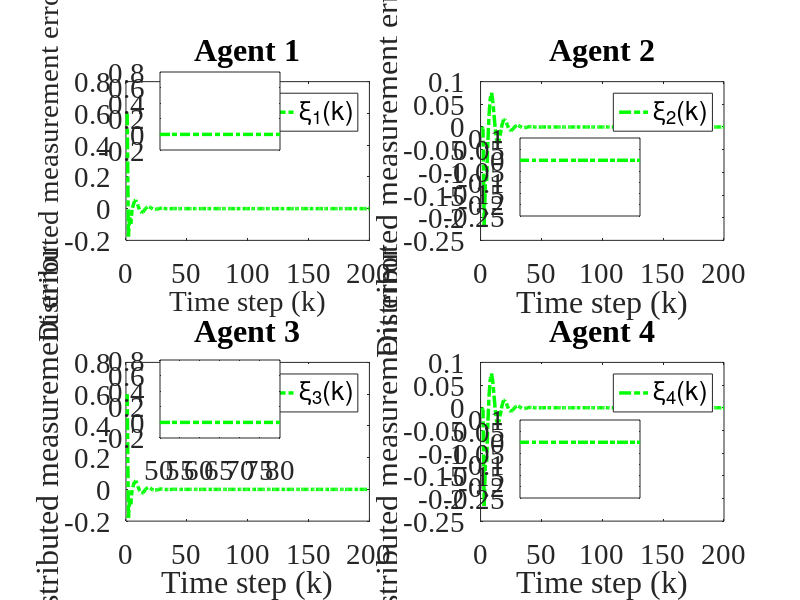

The MATLAB script that drew this image:
clc; clear;

% Parameters
rho = 7.5;            % Increase gain for better control response
eta = 1;              % Increase to make the adaptive update faster
lamda = 350;          % Model-free parameter
mu = 0.005;           % Adaptive parameter
epsilon = 1e-5;       % Small threshold for stability
alpha = 15;           % Smoothing factor for error dynamics
T = 0.1;              % Sampling time (kept for calculations but not used in time vector)
gamma1 = 0.45;        % Adjust control gains for faster tracking
gamma2 = 0.15;        % Adjust control gains
gamma3 = 0.45;        % Adjust control gains
gamma4 = 0.15;        % Adjust control gains
beta = 10;            % Sliding mode coefficient
sigma = 95;           % Sliding mode parameter
tau = 1e-5;           % Small damping term

rT = 1024;            % Sample rate
L = 200;              % Time steps
m = 200;              % Data size
n = 600;              % Data size

% Initialization
phi1 = zeros(m+1,1); 
phi2 = zeros(m+1,1); 
phi3 = zeros(m+1,1); 
phi4 = zeros(m+1,1);
mfa1 = zeros(m+1,1); 
mfa2 = zeros(m+1,1); 
mfa3 = zeros(m+1,1); 
mfa4 = zeros(m+1,1);
sm1 = zeros(m,1);  
sm2 = zeros(m,1);  
sm3 = zeros(m,1);  
sm4 = zeros(m,1);
y1 = zeros(m+1,1); 
y2 = zeros(m+1,1); 
y3 = zeros(m+1,1); 
y4 = zeros(m+1,1);
u1 = zeros(m,1);   
u2 = zeros(m,1);   
u3 = zeros(m,1);   
u4 = zeros(m,1);
xi1 = zeros(m,1);  
xi2 = zeros(m,1);  
xi3 = zeros(m,1);  
xi4 = zeros(m,1);
s1 = zeros(m,1);   
s2 = zeros(m,1);   
s3 = zeros(m,1);   
s4 = zeros(m,1);
yd = zeros(m+1,1);

% Desired signal (Reference trajectory)
for k = 1:1:m+1
    yd(k) = 0.6; % Time-invariant constant reference signal
    % yd(k) = 0.6 * sin(0.05 * pi * k) + 0.6 * cos(0.03 * pi * k);
end

for k = 1:m
    % Adaptive Gain update
    if k == 1
        phi1(k) = 4.0; 
        phi2(k) = 4.0; 
        phi3(k) = 4.0; 
        phi4(k) = 4.0;
    elseif k == 2
        phi1(k) = phi1(k-1) + (eta * u1(k-1) / (mu + u1(k-1)^2)) * (y1(k) - phi1(k-1)*u1(k-1));
        phi2(k) = phi2(k-1) + (eta * u2(k-1) / (mu + u2(k-1)^2)) * (y2(k) - phi2(k-1)*u2(k-1));
        phi3(k) = phi3(k-1) + (eta * u3(k-1) / (mu + u3(k-1)^2)) * (y3(k) - phi3(k-1)*u3(k-1));
        phi4(k) = phi4(k-1) + (eta * u4(k-1) / (mu + u4(k-1)^2)) * (y4(k) - phi4(k-1)*u4(k-1));
    else
        phi1(k) = phi1(k-1) + (eta * (u1(k-1) - u1(k-2)) / (mu + (u1(k-1) - u1(k-2))^2)) * (y1(k) - y1(k-1) - phi1(k-1) * (u1(k-1) - u1(k-2)));
        phi2(k) = phi2(k-1) + (eta * (u2(k-1) - u2(k-2)) / (mu + (u2(k-1) - u2(k-2))^2)) * (y2(k) - y2(k-1) - phi2(k-1) * (u2(k-1) - u2(k-2)));
        phi3(k) = phi3(k-1) + (eta * (u3(k-1) - u3(k-2)) / (mu + (u3(k-1) - u3(k-2))^2)) * (y3(k) - y3(k-1) - phi3(k-1) * (u3(k-1) - u3(k-2)));
        phi4(k) = phi4(k-1) + (eta * (u4(k-1) - u4(k-2)) / (mu + (u4(k-1) - u4(k-2))^2)) * (y4(k) - y4(k-1) - phi4(k-1) * (u4(k-1) - u4(k-2)));
    end

    % Stability protection
    if k > 2 && (abs(phi1(k)) <= epsilon || abs(u1(k-1) - u1(k-2)) <= epsilon || sign(phi1(k)) ~= sign(phi1(1)))
        phi1(k) = phi1(1);
    end
    if k > 2 && (abs(phi2(k)) <= epsilon || abs(u2(k-1) - u2(k-2)) <= epsilon || sign(phi2(k)) ~= sign(phi2(1)))
        phi2(k) = phi2(1);
    end
    if k > 2 && (abs(phi3(k)) <= epsilon || abs(u3(k-1) - u3(k-2)) <= epsilon || sign(phi3(k)) ~= sign(phi3(1)))
        phi3(k) = phi3(1);
    end
    if k > 2 && (abs(phi4(k)) <= epsilon || abs(u4(k-1) - u4(k-2)) <= epsilon || sign(phi4(k)) ~= sign(phi4(1)))
        phi4(k) = phi4(1);
    end

    % Error dynamics
    xi1(k) = yd(k) - 2*y1(k) + y4(k);
    xi2(k) = y1(k) - 2*y2(k) + y3(k);
    xi3(k) = y2(k) + yd(k) - 2*y3(k);
    xi4(k) = y1(k) + y3(k) - 2*y4(k);

    % Fix: Handle k=1 case for sliding surfaces
    if k == 1
        s1(k) = 0;
        s2(k) = 0;
        s3(k) = 0;
        s4(k) = 0;
    else
        s1(k) = alpha * xi1(k) - xi1(k-1);
        s2(k) = alpha * xi2(k) - xi2(k-1);
        s3(k) = alpha * xi3(k) - xi3(k-1);
        s4(k) = alpha * xi4(k) - xi4(k-1);
    end

    % MFAC updates
    if k == 1
        mfa1(k) = 0;
        mfa2(k) = 0;
        mfa3(k) = 0;
        mfa4(k) = 0;
    else
        mfa1(k) = mfa1(k-1) + (rho * phi1(k)) / (lamda + abs(phi1(k)^2)) * xi1(k);
        mfa2(k) = mfa2(k-1) + (rho * phi2(k)) / (lamda + abs(phi2(k)^2)) * xi2(k);
        mfa3(k) = mfa3(k-1) + (rho * phi3(k)) / (lamda + abs(phi3(k)^2)) * xi3(k);
        mfa4(k) = mfa4(k-1) + (rho * phi4(k)) / (lamda + abs(phi4(k)^2)) * xi4(k);
    end

    % SMC updates
    if k == 1 
        sm1(k) = 0;
        sm2(k) = 0;
        sm3(k) = 0;
        sm4(k) = 0;
    else
        sm1(k) = sm1(k-1) + (beta * phi1(k)) / (sigma + (phi1(k))^2) * ...
            ( (xi1(k) + (y4(k) - y4(k-1)) + (yd(k+1) - yd(k))) / (1 + 1) ...
            - (xi1(k)) / (alpha * (2)) + tau * sign(s1(k)) );

        sm2(k) = sm2(k-1) + (beta * phi2(k)) / (sigma + (phi2(k)^2)) * ...
            ( (xi2(k) + (y1(k) - y1(k-1)) + (y3(k) - y3(k-1))) / (1 + 1) ...
            - (xi2(k)) / (alpha * 2) + tau * sign(s2(k)) );

        sm3(k) = sm3(k-1) + (beta * phi3(k)) / (sigma + (phi3(k)^2)) * ...
            ( (xi3(k) + (y2(k) - y2(k-1)) + (yd(k+1) - yd(k))) / (1 + 1) ...
            - (xi3(k)) / (alpha * (2)) + tau * sign(s3(k)) );

        sm4(k) = sm4(k-1) + (beta * phi4(k)) / (sigma + (phi4(k)^2)) * ...
            ( (xi4(k) + (y1(k) - y1(k-1)) + (y3(k) - y3(k-1))) / (1 + 1) ...
            - (xi4(k)) / (alpha * (2)) + tau * sign(s4(k)) );
    end

    % Control signal
    if k == 1
        u1(k) = 0.01;
        u2(k) = 0.01;
        u3(k) = 0.01;
        u4(k) = 0.01;
    else
        u1(k) = mfa1(k) + gamma1 * sm1(k);
        u2(k) = mfa2(k) + gamma2 * sm2(k);
        u3(k) = mfa3(k) + gamma3 * sm3(k);
        u4(k) = mfa4(k) + gamma4 * sm4(k);
    end
    if k == 1
        y1(k) = 0.6;
        y2(k) = 0.6;
        y3(k) = 0.6;
        y4(k) = 0.6;
    end

    % Plant model update with nonlinear term and feedforward
    a = 0.5;
    b1 = 1.2 * n / (rT * 0.2);
    b2 = 1.2 * n / (rT * 0.2);
    b3 = 1.2 * n / (rT * 0.2);
    b4 = 1.2 * n / (rT * 0.2);
    
    nonlinearity1 = 0.03; % Coefficient for cubic nonlinearity
    nonlinearity2 = 0.01; % Coefficient for cubic nonlinearity
    nonlinearity3 = 0.02; % Coefficient for cubic nonlinearity
    nonlinearity4 = 0.01; % Coefficient for cubic nonlinearity
    ff_gain = 0.45; % Feedforward gain
    
    % Add cubic nonlinearity and feedforward term
    y1(k+1) = a * y1(k) + b1 * u1(k) - nonlinearity1 * y1(k)^3 + ff_gain;
    y2(k+1) = a * y2(k) + b2 * u2(k) - nonlinearity2 * y2(k)^2 + ff_gain;
    y3(k+1) = a * y3(k) + b3 * u3(k) - nonlinearity3 * y3(k)^3 + ff_gain;
    y4(k+1) = a * y4(k) + b4 * u4(k) - nonlinearity4 * y4(k)^2 + ff_gain;
end

% Calculate Mean Squared Error for each xi_i(k)
mse_xi1 = mean(xi1.^2);
mse_xi2 = mean(xi2.^2);
mse_xi3 = mean(xi3.^2);
mse_xi4 = mean(xi4.^2);

% Print MSE values
fprintf('Mean Squared Error for xi_1(k): %.10e\n', mse_xi1);
fprintf('Mean Squared Error for xi_2(k): %.10e\n', mse_xi2);
fprintf('Mean Squared Error for xi_3(k): %.10e\n', mse_xi3);
fprintf('Mean Squared Error for xi_4(k): %.10e\n', mse_xi4);

% Plotting
% Time vector for plotting
t = 1:1:m+1;  % Gives 201 points, as expected
font_size =21;
font_family = 'Times New Roman';
xtick_value_start = 180;
xtick_value_end = 190;

% Verify time vector and array lengths
disp(['Length of t: ', num2str(length(t))]); % Should display 201
disp(['Length of y1: ', num2str(length(y1))]); % Should be 201
disp(['Length of yd: ', num2str(length(yd))]); % Should be 201
disp(['Length of xi1: ', num2str(length(xi1))]); % Should be 200

% Plot 4 subplots
% figure('Position', [100, 100, 15*100, 7.5*100]); % [left, bottom, width, height] in pixels
% subplot(2,2,1);
% plot(t, yd, '--b', 'LineWidth', 2.5); hold on;
% plot(t, y1, '-.g', 'LineWidth', 2.5);
% title('Agent 1'); grid off;
% legend('y_d(k)','y_1(k)','Orientation', 'horizontal');
% set(gca, 'FontSize', font_size);
% xlim([0 m]); % X-axis starts from 0
% ylim([0.5 0.8]); % Y-axis limits for Agent 1

% zoom_x_start = 40; % Start of zoomed x-range
% zoom_x_end = 70.5; % End of zoomed x-range
% axes('Position', [0.20,0.75,0.15,0.13]);
% box on; hold on;
% plot(t, yd, '--b', 'LineWidth', 2.5);
% plot(t, y1, '-.g', 'LineWidth', 2.5);
% xlim([zoom_x_start zoom_x_end]);
% yticks([0.599,0.6,0.601]);
% set(gca, 'FontSize', font_size);

% subplot(2,2,2);
% plot(t, yd, '--b', 'LineWidth', 2.5); hold on;
% plot(t, y2, '-.g', 'LineWidth', 2.5);
% title('Agent 2'); grid off;
% legend('y_d(k)','y_2(k)','Orientation', 'horizontal');
% set(gca, 'FontSize', font_size);
% xlim([0 m]); % X-axis starts from 0
% ylim([0.5 0.8]); % Y-axis limits for Agent 2

% axes('Position', [0.65,0.75,0.15,0.13]);
% box on; hold on;
% plot(t, yd, '--b', 'LineWidth', 2.5);
% plot(t, y2, '-.g', 'LineWidth', 2.5);
% xlim([zoom_x_start zoom_x_end]);
% yticks([0.599,0.6,0.601]);
% set(gca, 'FontSize', font_size);

% subplot(2,2,3);
% plot(t, yd, '--b', 'LineWidth', 2.5); hold on;
% plot(t, y3, '-.g', 'LineWidth', 2.5);
% title('Agent 3'); grid off;
% legend('y_d(k)','y_3(k)','Orientation', 'horizontal');
% set(gca, 'FontSize', font_size);
% xlim([0 m]); % X-axis starts from 0
% ylim([0.5 0.8]); % Y-axis limits for Agent 1

% axes('Position', [0.20,0.275,0.15,0.13]);
% box on; hold on;
% plot(t, yd, '--b', 'LineWidth', 2.5);
% plot(t, y3, '-.g', 'LineWidth', 2.5);
% xlim([zoom_x_start zoom_x_end]);
% yticks([0.599,0.6,0.601]);
% set(gca, 'FontSize', font_size);

% subplot(2,2,4);
% plot(t, yd, '--b', 'LineWidth', 2.5); hold on;
% plot(t, y4, '-.g', 'LineWidth', 2.5);
% title('Agent 4'); grid off;
% legend('y_d(k)','y_4(k)','Orientation', 'horizontal');
% set(gca, 'FontSize', font_size);
% xlim([0 m]); % X-axis starts from 0
% ylim([0.5 0.8]); % Y-axis limits for Agent 2

% axes('Position', [0.65,0.275,0.15,0.13]);
% box on; hold on;
% plot(t, yd, '--b', 'LineWidth', 2.5);
% plot(t, y4, '-.g', 'LineWidth', 2.5);
% xlim([zoom_x_start zoom_x_end]);
% yticks([0.599,0.6,0.601]);
% set(gca, 'FontSize', font_size);

% Plot 4 subplots for xi
figure('Position', [100, 100, 1450, 800]);
% figure('Position', [100, 100, 15*100, 7.5*100]); % [left, bottom, width, height] in pixels
subplot(2,2,1);
plot(t(1:end-1), xi1, '-.g', 'LineWidth', 2.5);
title('Agent 1'); grid off;
legend('\xi_1(k)','y_1','Orientation', 'horizontal');
set(gca, 'FontSize', font_size);
xlim([0 m]); % X-axis starts from 0
ylabel('Distributed measurement error', 'FontSize', font_size);
xlabel('Time step (k)', 'FontSize', font_size);
        set(gca, 'FontSize', font_size,'FontName',font_family);
% ylim([0.5 0.8]); % Y-axis limits for Agent 1

zoom_x_start_xi = 50; % Start of zoomed x-range
zoom_x_end_xi = 80; % End of zoomed x-range
axes('Position', [0.20,0.75,0.15,0.13]);
box on; hold on;
plot(t(1:end-1), xi1, '-.g', 'LineWidth', 2.5);
xlim([zoom_x_start_xi zoom_x_end_xi]);
xticks([xtick_value_start xtick_value_end]);
% yticks([-2.000000000000000e-04,0,2.000000000000000e-04,4.000000000000001e-04,6.000000000000001e-04]);
set(gca, 'FontSize', font_size,'FontName',font_family);

subplot(2,2,2);
plot(t(1:end-1), xi2, '-.g', 'LineWidth', 2.5);
title('Agent 2'); grid off;
legend('\xi_2(k)','y_2','Orientation', 'horizontal');

xlim([0 m]); % X-axis starts from 0
% ylim([0.41 0.99]); % Y-axis limits for Agent 2
ylabel('Distributed measurement error', 'FontSize', font_size);
xlabel('Time step (k)', 'FontSize', font_size);
        set(gca, 'FontSize', font_size,'FontName',font_family);

axes('Position', [0.65,0.64,0.15,0.13]);
box on; hold on;
plot(t(1:end-1), xi2, '-.g', 'LineWidth', 2.5);
xlim([zoom_x_start_xi zoom_x_end_xi]);
xticks([xtick_value_start xtick_value_end]);
% yticks([-2.000000000000000e-04,0,2.000000000000000e-04,4.000000000000001e-04,6.000000000000001e-04]);
        set(gca, 'FontSize', font_size,'FontName',font_family);

subplot(2,2,3);
plot(t(1:end-1), xi3, '-.g', 'LineWidth', 2.5); % Fixed from xi2 to xi3
title('Agent 3'); grid off;
legend('\xi_3(k)','y_3','Orientation', 'horizontal');

xlim([0 m]); % X-axis starts from 0
% ylim([0.5 0.8]); % Y-axis limits for Agent 1
ylabel('Distributed measurement error', 'FontSize', font_size);
xlabel('Time step (k)', 'FontSize', font_size);
        set(gca, 'FontSize', font_size,'FontName',font_family);

axes('Position', [0.20,0.270,0.15,0.13]);  
box on; hold on;
plot(t(1:end-1), xi3, '-.g', 'LineWidth', 2.5); % Fixed from xi2 to xi3
xlim([zoom_x_start_xi zoom_x_end_xi]);
% yticks([0.599,0.6,0.601]);
        set(gca, 'FontSize', font_size,'FontName',font_family);

subplot(2,2,4);
plot(t(1:end-1), xi4, '-.g', 'LineWidth', 2.5);
title('Agent 4'); grid off;
legend('\xi_4(k)','y_4','Orientation', 'horizontal');

xlim([0 m]); % X-axis starts from 0
% ylim([0.41 0.99]); % Y-axis limits for Agent 2
ylabel('Distributed measurement error', 'FontSize', font_size);
xlabel('Time step (k)', 'FontSize', font_size);
        set(gca, 'FontSize', font_size,'FontName',font_family);

axes('Position', [0.65,0.170,0.15,0.13]);
box on; hold on;
plot(t(1:end-1), xi4, '-.g', 'LineWidth', 2.5);
xlim([zoom_x_start_xi zoom_x_end_xi]);
xticks([xtick_value_start xtick_value_end]);
% xticks([64,64.5,65])
% yticks([-1.000000000000000e-04,0,1.000000000000000e-04]);
        set(gca, 'FontSize', font_size,'FontName',font_family);
hold off;
